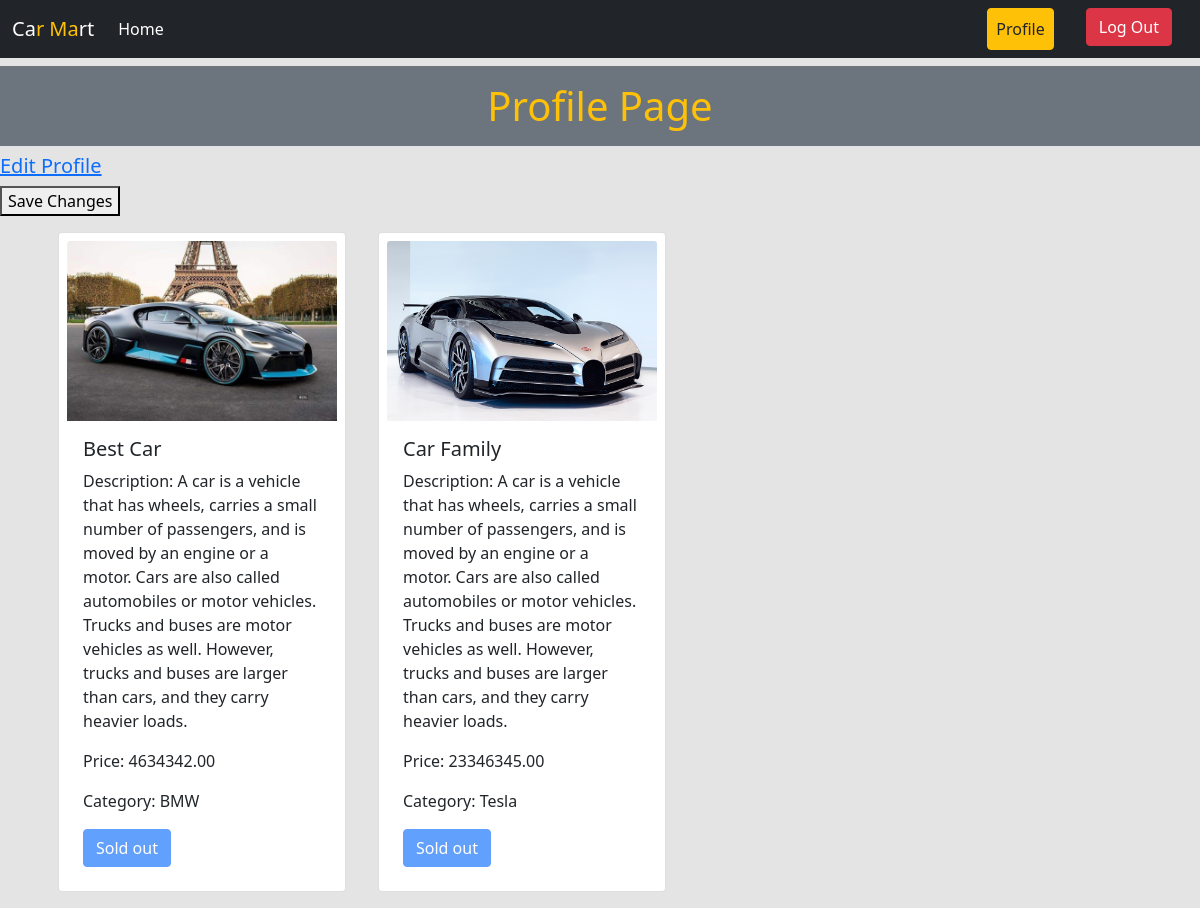
The app's page /user/profile/ (signed in) with its own data.
### car_inventory/models.py (models this page shows, shortened)
class Car(models.Model):
    image = models.ImageField(upload_to='static/')
    title = models.CharField(max_length=255)
    description = models.TextField()
    price = models.DecimalField(max_digits=10, decimal_places=2)
    category = models.ForeignKey(CarCategory, on_delete=models.CASCADE)
    buyers = models.ManyToManyField(User, related_name='bought_cars', blank=True)

class CarCategory(models.Model):
    name = models.CharField(max_length=100)
    available_cars = models.PositiveIntegerField(default=0)
    def __str__(self):
        return self.name

### user/views.py (the view)
# urls.py: path('profile/', views.user_profile, name='profile'),
@login_required
def user_profile(request):
    bought_cars = request.user.bought_cars.all()
    return render(request, 'profile.html', {'bought_cars':bought_cars})

### user/templates/profile.html (shortened to what this page needs)
{% extends 'base.html' %}
{% load crispy_forms_tags%}
{% block content %}
<h1 class="text-center text-warning bg-secondary mt-2 p-3">Profile Page</h1>
<h5 ><a href="{% url 'edit_profile' %}">Edit Profile</a></h5>
    <form method="post">
        <button type="submit">Save Changes</button>
    </form>
<div class="d-flex flex-wrap container">
    {% for car in bought_cars %}
    <div class="card p-2 m-3" style="width: 18rem;">
      <img src="{{car.image.url}}" class="card-img-top" alt="{{car.title}}">
      <div class="card-body">
        <h5 class="card-title">{{car.title}}</h5>
        <p class="card-text">Description: {{car.description}}</p>
        <p class="card-text">Price: {{car.price}}</p>
        <p class="card-text">Category: {{car.category}}</p>
        <a href="{% url 'buy_car' car.id %}" class="btn btn-primary disabled">Sold out</a>
      </div>
    </div>
{% endfor %}
</div>
{% endblock %}

### records on screen
Car: image (picture), title "Best Car", description "A car is a vehicle that has wheels, carries a small number of passengers, and is moved by an engine or a motor. Cars are also called automobiles or motor vehicles. Trucks and buses are motor vehicles as well. However, trucks and buses are larger than cars, and they carry heavier loads.", price "4634342.00", category "BMW"
Car: image (picture), title "Car Family", description "A car is a vehicle that has wheels, carries a small number of passengers, and is moved by an engine or a motor. Cars are also called automobiles or motor vehicles. Trucks and buses are motor vehicles as well. However, trucks and buses are larger than cars, and they carry heavier loads.", price "23346345.00", category "Tesla"
